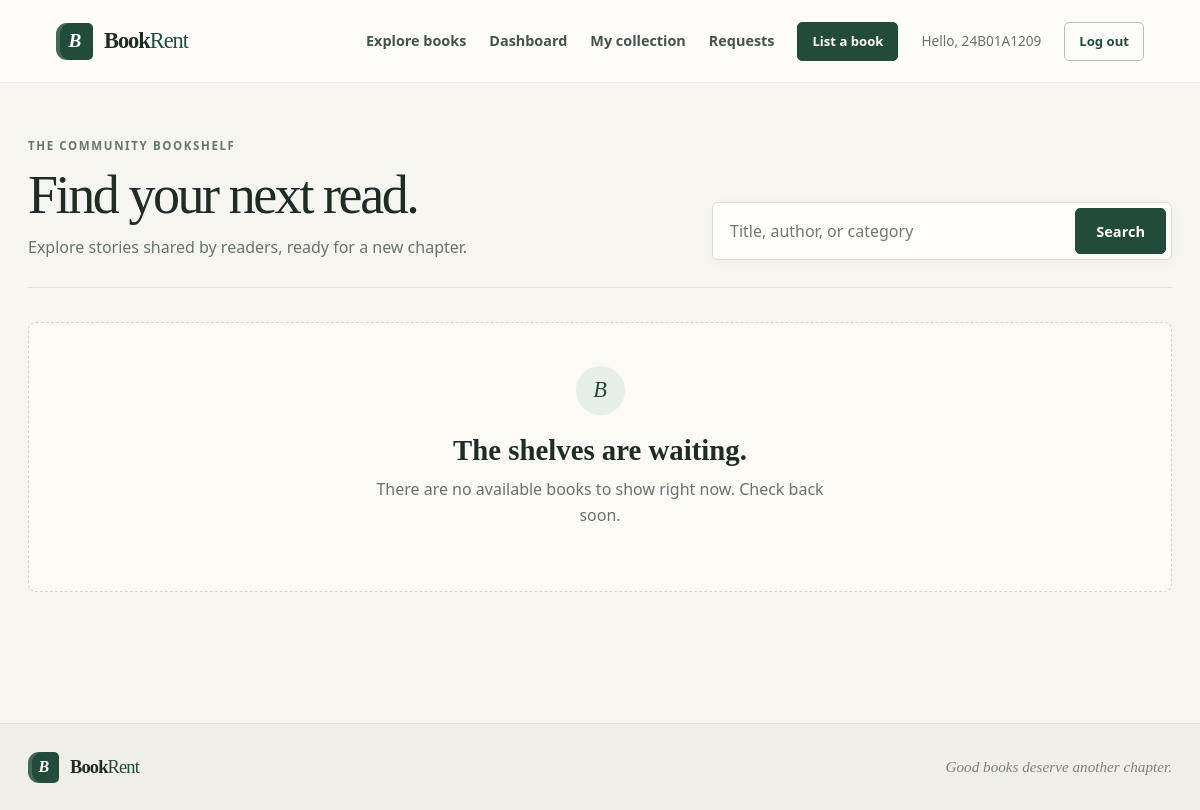
The page /all-books/ (signed in) on the database as committed earlier.
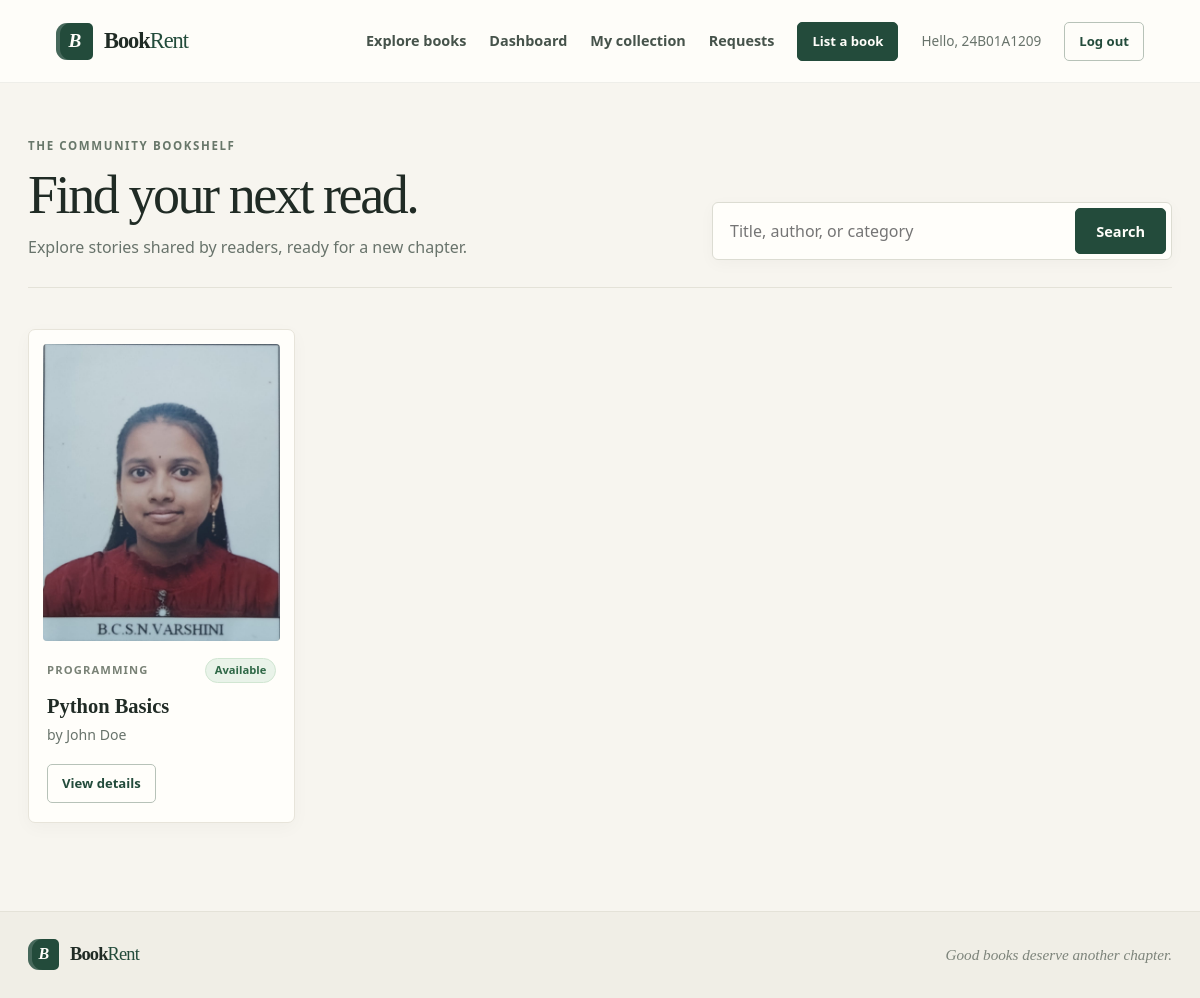
The same page on the database as committed later.
### books/models.py (models this page shows, shortened)
class Book(models.Model):
    CATEGORY_CHOICES = [
        ('Academic', 'Academic'),
        ('Fiction', 'Fiction'),
        ('Non-Fiction', 'Non-Fiction'),
        ('Programming', 'Programming'),
        ('Science', 'Science'),
        ('Other', 'Other'),
    ]
    owner = models.ForeignKey(
        settings.AUTH_USER_MODEL,
        on_delete=models.CASCADE,
        related_name='books'
    )
    title = models.CharField(max_length=200)
    author = models.CharField(max_length=100)
    category = models.CharField(
        max_length=50,
        choices=CATEGORY_CHOICES
    )
    description = models.TextField()
    image = models.ImageField(
        upload_to='books/',
        blank=True,
        null=True
    )
    is_available = models.BooleanField(
        default=True
    )
    created_at = models.DateTimeField(
        auto_now_add=True
    )

### books/views.py (the view)
@login_required
def all_books(request):
    books = Book.objects.filter(
        is_available=True
    )
    search = request.GET.get('search')
    if search:
        books = books.filter(
            Q(title__icontains=search) |
            Q(author__icontains=search) |
            Q(category__icontains=search)
        )
    return render(
        request,
        'books/all_books.html',
        {'books': books}
    )

### templates/books/all_books.html (shortened to what this page needs)
{% extends 'base.html' %}
{% block content %}
<section class="page-heading discovery-heading">
    <div>
        <span class="eyebrow">The community bookshelf</span>
        <h1>Find your next read.</h1>
        <p>Explore stories shared by readers, ready for a new chapter.</p>
    </div>
    <form method="get" action="{% url 'all_books' %}" class="search-form" role="search">
        <input id="book-search" type="search" name="search"
               value="{{ request.GET.search|default:'' }}"
               placeholder="Title, author, or category">
        <button class="button button-primary" type="submit">Search</button>
    </form>
</section>
{% if books %}
    <section class="book-grid" aria-label="Available books">
        {% for book in books %}
            <article class="book-card">
                <a class="book-cover-link" href="{% url 'book_detail' book.id %}" aria-label="View {{ book.title }}">
                    <div class="book-cover">
                        {% if book.image %}
                            <img src="{{ book.image.url }}" alt="Cover of {{ book.title }}">
                        {% else %}
                            <div class="cover-placeholder" role="img" aria-label="Placeholder cover; no image provided for {{ book.title }}">
                                <span class="cover-mark" aria-hidden="true">B</span>
                                <span class="cover-title">{{ book.title }}</span>
                                <span class="cover-author">{{ book.author }}</span>
                            </div>
                        {% endif %}
                    </div>
                </a>
                <div class="book-card-content">
                    <div class="book-meta">
                        <span class="category-label">{{ book.category }}</span>
                        <span class="status-badge status-available">Available</span>
                    </div>
                    <h2><a href="{% url 'book_detail' book.id %}">{{ book.title }}</a></h2>
                    <p class="book-author">by {{ book.author }}</p>
                    <div class="book-card-actions">
                        <a class="button button-small button-secondary" href="{% url 'book_detail' book.id %}">View details</a>
                    </div>
                </div>
            </article>
        {% endfor %}
    </section>
{% else %}
    <section class="empty-state" aria-labelledby="books-empty-title">
        <span class="empty-mark" aria-hidden="true">B</span>
        <h2 id="books-empty-title">{% if request.GET.search %}No books match that search.{% else %}The shelves are waiting.{% endif %}</h2>
        <p>{% if request.GET.search %}Try another title, author, or category.{% else %}There are no available books to show right now. Check back soon.{% endif %}</p>
    </section>
{% endif %}
{% endblock %}

Rows that differ between the two databases and show on the page:
now on this page (row edited): Book: image (picture), category "PROGRAMMING", title "Python Basics", author "John Doe"
Other text that changed with them:
text no longer shown: "B The shelves are waiting. There are no available books to show right now. Check back soon."
